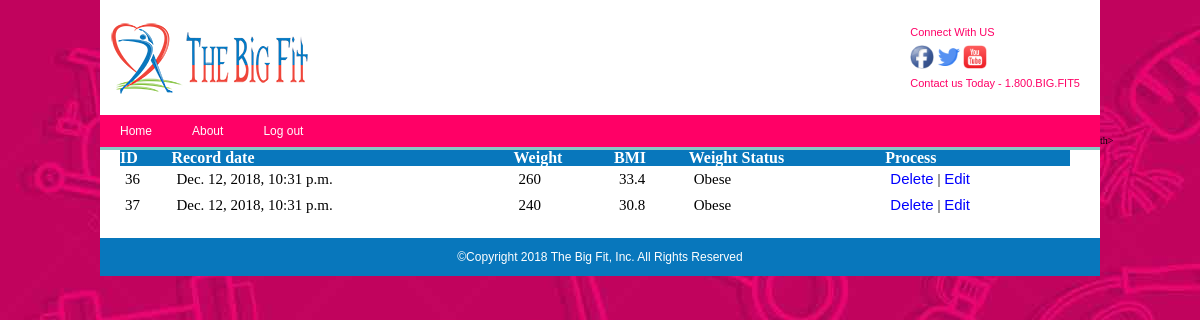
Before: /weighthistory/ (signed in) with the older database file.
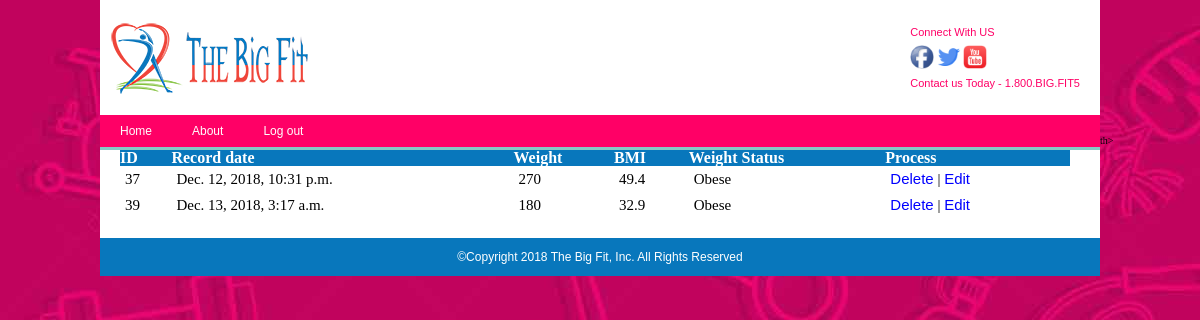
After: the same page with the newer database file.
### Bigfit/models.py (models this page shows, shortened)
class WeightTracker(models.Model):
    user = models.ForeignKey('User', blank=True, null=True, on_delete=models.CASCADE)
    record_date = models.DateTimeField(auto_now_add=True)
    weight = models.PositiveSmallIntegerField(validators=[MaxValueValidator(999)])
    insert_date = models.DateTimeField(auto_now_add=True)
    update_date = models.DateTimeField(auto_now=True)
    @property
    def bmi(self):
        inches = self.user.totalInches
        weight = self.weight
        bmi = round((weight / (inches * inches)) * 703.0, 1)
        return bmi
    def weightStatus(self):
        status = None
        if self.bmi <= 18.5:
            status = "Underweight"
        elif 18.5 <= self.bmi <= 24.9:
            status = "Normal weight"
        elif 25 <= self.bmi <= 29.9:
            status = "Overweight"
        elif self.bmi >= 30:
            status = "Obese"
        return status
    class Meta:
        ordering = ['user', 'record_date']

class User(AbstractUser):
    SEX_CHOICES = [('M', 'Male'), ('F', 'Female')]
    target_weight = models.PositiveSmallIntegerField(validators=[MaxValueValidator(999)], null=True)
    feet = models.PositiveSmallIntegerField(validators=[MaxValueValidator(9)], null=True)
    inches = models.PositiveSmallIntegerField(validators=[MaxValueValidator(11)], null=True)
    date_of_birth = models.DateField(null=True)
    gender = models.CharField(choices=SEX_CHOICES, max_length=1, null=True)
    zip_code = models.CharField(max_length=5, null=True)
    @property
    def totalInches(self):
        totalInches = self.feet*12 + self.inches
        return totalInches
    class Meta:
        ordering = ['last_name', 'first_name', 'id']

### Bigfit/views.py (the view)
# urls.py: path('weighthistory/', views.weighthistory),
def weighthistory(request):
    current_id = request.user.id
    weight_tracker_list_obj = models.WeightTracker.objects.filter(user_id=current_id)
    return render(request, 'weighthistory.html', {'li': weight_tracker_list_obj})

### templates/weighthistory.html (shortened to what this page needs)
{% extends 'base.html' %}
{% block content %}
        <table border="1">
            <tr>
                <th>ID</th>th>
                <th>Record date</th>
                <th>Weight</th>
                <th>BMI</th>
                <th>Weight Status</th>
                <th>Process</th>
            </tr>
            {% for item in li %}
            <tr>
                <td>{{ item.id }}
                <td>{{ item.record_date }}</td>
                <td>{{ item.weight }}</td>
                <td>{{ item.bmi }}</td>
                <td>{{ item.weightStatus }}</td>
                <td>
                    <a href="/delete?nid={{ item.id }}">Delete</a>
                    |
                    <a href="/editweight?nid={{ item.id }}">Edit</a>
                </td>
            </tr>
            {% endfor %}
        </table>
{% endblock %}

### templates/base.html (shortened to what this page needs)
{% load static %}
<html lang="en-US">
    <head>
        <link rel="stylesheet" id="bigfit-style-css" href="{% static 'styles.css' %}" type="text/css" media="screen">
    </head>
    <body class="wide">
        <div id="wrapper">
		    <div id="top">
			    <div id="logo">
				    <img src="{% static 'images/bit_fit_logo-smallest.png' %}"/>
			    </div>
			    <div id="social-media">
				    <p>Connect With US</p>
				    <ul>
					    <li><a href="https://www.facebook.com/"><img src="{% static 'images/fb.png' %}"/></a></li>
					    <li><a href="https://twitter.com/"><img src="{% static 'images/twitter.png' %}"/></a></li>
					    <li><a href="https://youtube.com/"><img src="{% static 'images/youtube.png' %}"/></a></li>
				    </ul>
				    <p>Contact us Today - 1.800.BIG.FIT5 </p>
			    </div>
		    </div>
		    <div id="topnav">
			    <ul>
                        {% if request.session.is_login %}
                            <li><a href="/index/">Home</a></li>
                            <li><a href="{% url 'about' %}">About</a></li>
                            <li><a href="{% url 'logout' %}">Log out</a></li>
                        {% else %}
                            <li><a href="{% url 'home' %}">Welcome</a></li>
                            <li><a href="/index/">Sign In/Sign Up</a></li>
                            <li><a href="{% url 'about' %}">About</a></li>
                        {% endif %}
			    </ul>
		    </div>
            <div id="content">
                {% block content %}
                {% endblock %}
            </div>
            <div id="footer">
			        <p>&copy;Copyright 2018 The Big Fit, Inc. All Rights Reserved </p>
            </div>
        </div>
    </body>
</html>

### static/styles.css (style rules this page uses)
﻿ html, body { margin: 0; padding: 0; border:0; background: transparent; font-size:10px; }
div, span, article, aside, footer, header, hgroup, nav, section, h1, h2, h3, h4, h5, h6, p, blockquote, a, ol, ul, li, table, tr, th, td, tbody, tfoot, thead { margin:0; padding:0; border:0; vertical-align: baseline; background:transparent; }
img { margin:0; padding:0; border:0; }
table { border-collapse: collapse; border-spacing:0; }
h1, h2, h3, h4, h5, h6, p, li, blockquote, td, th, a, caption, em, strong, strike { font-family: Arial, Helvetica, sans-serif; font-size:100%; font-weight: normal; font-style:normal; line-height: 100%; text-indent:0; text-decoration:none; text-align: left; color: #000; }
ol, ul { list-style: none; }
body { background-color:#EA0071 }
p { color: #000; font-size:12px; line-height:150% }
a:link { color: #00f; }
ul li { color:#000; font-size:12px; }
table { width:95%; }
th { font-weight:bold; }
thead,th { background: #ccc; }
#wrapper { width:1000px; height:auto; margin:0px auto; background-color:white; }
#top { background-color:white; width:100%; padding:20px 0px; overflow:hidden; }
#logo { margin:0 0 0 10px; float:left; }
#social-media { float:right; margin:0 10px 0 0; }
#social-media p { color:#FF0066; font-size:11px; margin: 4px 10px 4px 0px; }
#social-media img { height:24px; width:24px; }
#social-media ul li { display:inline; }
#topnav { background-color:#FF0066; clear:both; }
#topnav ul { width:100%; float:left; margin:0; background-color:#ff0066; border-bottom:3px #87CAC4 solid; }
#topnav ul li { display:inline; }
#topnav ul li a { float:left; padding: 10px 20px; }
#topnav a:link { color:white; }
#content { width:100%; height:auto; padding:20px; }
#content table { width:95%; }
#content th { font-weight:bold; font-family: "Arial Rounded MT Bold"; color:#ffffff; }
#content thead,th { background:#0877BC; }
#content td { padding:5px 5px; font-family: "Arial Rounded MT Bold"; font-size:15px; }
#footer { clear:both; background-color:#0877BC; padding:10px 0; }
#footer p { text-align:center; color:white; }

Changed rows visible on the page:
removed WeightTracker: id "36", record_date "Dec. 12, 2018, 10:31 p.m.", weight "260", bmi "33.4", weightStatus "Obese"
changed WeightTracker "Dec. 12, 2018, 10:31 p.m.": weight "240" → "270"; bmi "30.8" → "49.4"
added WeightTracker: id "39", record_date "Dec. 13, 2018, 3:17 a.m.", weight "180", bmi "32.9", weightStatus "Obese"
